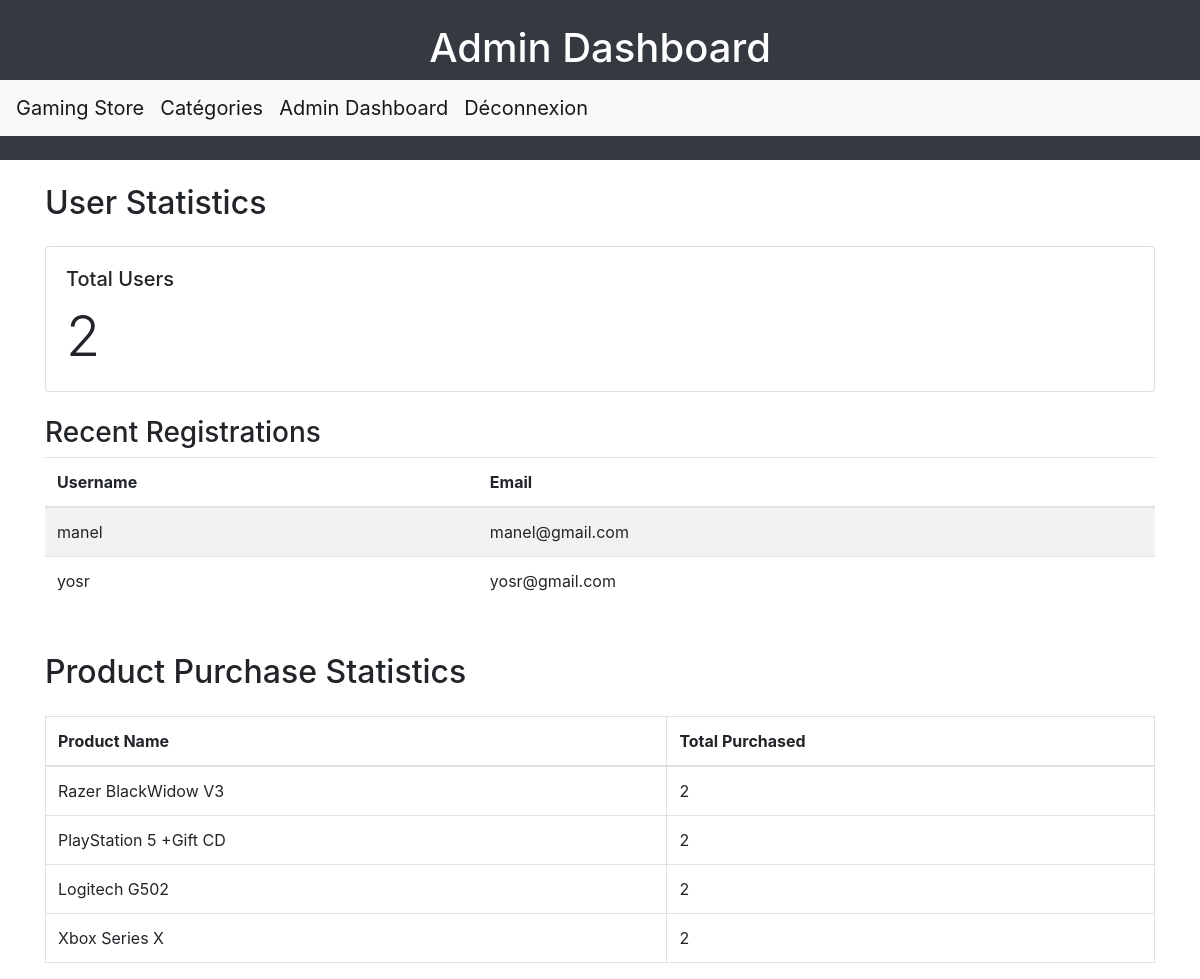
Page /admin_dashboard.php (signed in) on the committed database.
### tables this page shows
CREATE TABLE `users` (
  `Id_user` int(11) NOT NULL,
  `UserName` varchar(50) DEFAULT NULL,
  `Password` varchar(255) NOT NULL,
  `email` varchar(100) NOT NULL,
  `role` enum('user','admin') NOT NULL DEFAULT 'user'
);

### admin_dashboard.php (the view, shortened to what this page needs)
<?php
$conn = new mysqli("localhost", "root", "", "manel");
$total_users = 0;
$recent_users = [];
$sql_total = "SELECT COUNT(*) as total FROM users";
$result_total = $conn->query($sql_total);
if ($result_total && $row = $result_total->fetch_assoc()) {
    $total_users = $row['total'];
}
$sql_recent = "SELECT UserName, email FROM users";
$result_recent = $conn->query($sql_recent);
if ($result_recent) {
    while ($row = $result_recent->fetch_assoc()) {
        $recent_users[] = $row;
    }
}
?>
<!DOCTYPE html>
<html lang="fr">
<head>
    <link rel="stylesheet" href="https://stackpath.bootstrapcdn.com/bootstrap/4.5.2/css/bootstrap.min.css">
</head>
<body>
    <header class="bg-dark text-white text-center py-4">
        <h1>Admin Dashboard</h1>
        <nav class="navbar navbar-expand-lg navbar-light bg-light">
            <a class="navbar-brand" href="index.php">Gaming Store</a>
            <a class="navbar-brand" href="categories.php">Catégories</a>
            <?php if (isset($_SESSION['role']) && $_SESSION['role'] === 'admin') { ?>
                <a class="navbar-brand" href="admin_dashboard.php">Admin Dashboard</a>
            <?php } ?>
            <a class="navbar-brand" href="logout.php">Déconnexion</a>
        </nav>
    </header>
    <main class="container mt-4">
        <h2 class="mb-4">User Statistics</h2>
        <div class="card mb-4">
            <div class="card-body">
                <h5 class="card-title">Total Users</h5>
                <p class="card-text display-4"><?php echo $total_users; ?></p>
            </div>
        </div>
        <h3>Recent Registrations</h3>
        <table class="table table-striped">
            <thead>
                <tr>
                    <th>Username</th>
                    <th>Email</th>
                </tr>
            </thead>
            <tbody>
                <?php foreach ($recent_users as $user) { ?>
                    <tr>
                        <td><?php echo htmlspecialchars($user['UserName']); ?></td>
                        <td><?php echo htmlspecialchars($user['email']); ?></td>
                    </tr>
                <?php } ?>
            </tbody>
        </table>
        <h2 class="mb-4 mt-5">Product Purchase Statistics</h2>
        <?php
        $sql_stats = "SELECT p.Name_P, COUNT(*) as total_purchased FROM purchases pu JOIN produits p ON pu.product_id = p.Id_P WHERE pu.status='pending' OR pu.status='completed' GROUP BY pu.product_id ORDER BY total_purchased DESC";
        $result_stats = $conn->query($sql_stats);
        ?>
        <table class="table table-bordered">
            <thead>
                <tr>
                    <th>Product Name</th>
                    <th>Total Purchased</th>
                </tr>
            </thead>
            <tbody>
                <?php if ($result_stats && $result_stats->num_rows > 0) {
                    while ($row = $result_stats->fetch_assoc()) { ?>
                        <tr>
                            <td><?php echo htmlspecialchars($row['Name_P']); ?></td>
                            <td><?php echo $row['total_purchased']; ?></td>
                        </tr>
                    <?php }
                } else { ?>
                    <tr><td colspan="2" class="text-center">No purchase data available</td></tr>
                <?php } ?>
            </tbody>
        </table>
    </main>
</body>
</html>

### rows in the picture
users: UserName "manel", email "manel@gmail.com"
users: UserName "yosr", email "yosr@gmail.com"

### other values in the picture
$total_users "2"
$row['Name_P'] "Razer BlackWidow V3"
$row['total_purchased'] "2"
$row['Name_P'] "PlayStation 5 +Gift CD"
$row['Name_P'] "Logitech G502"
$row['Name_P'] "Xbox Series X"
